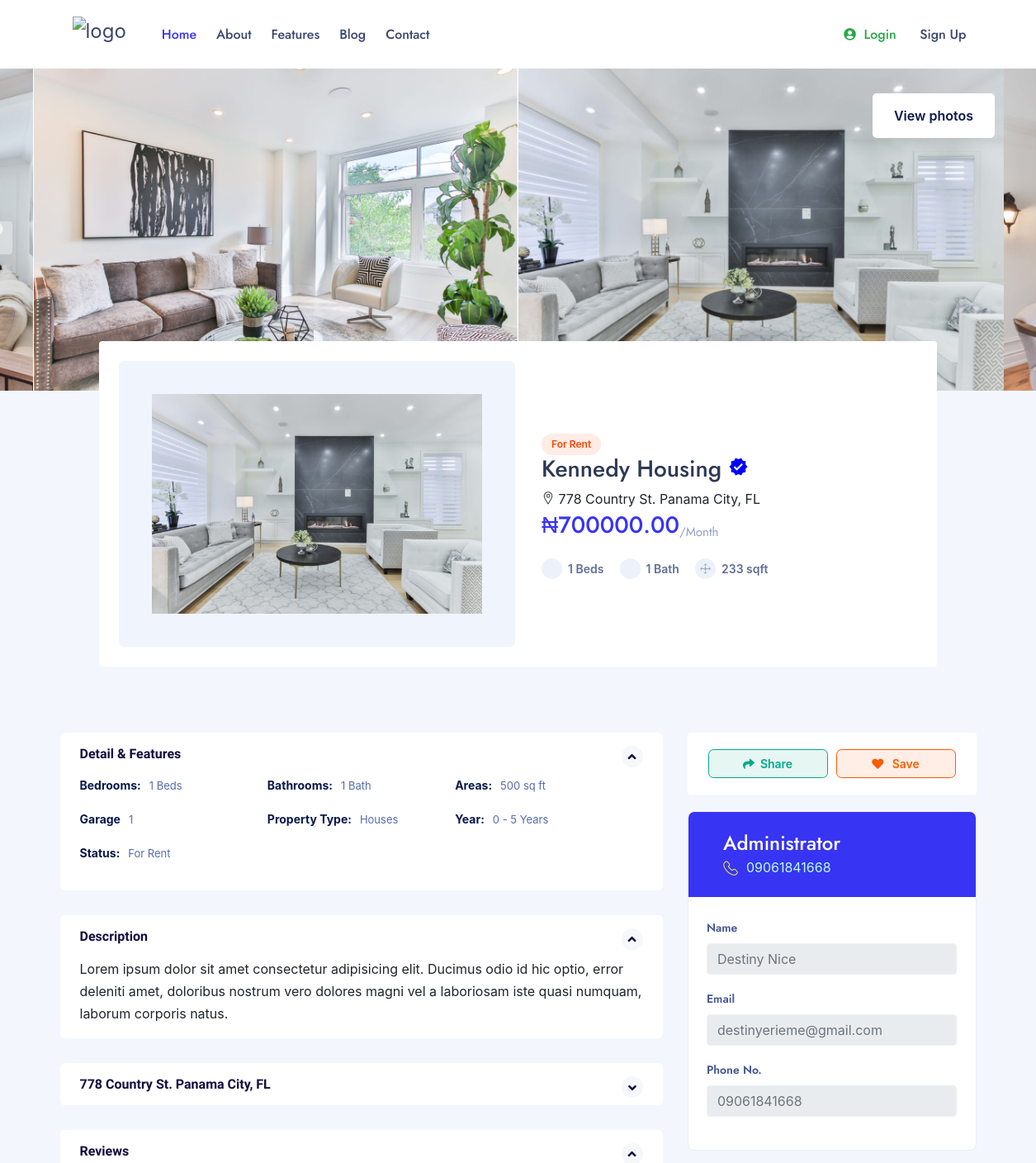
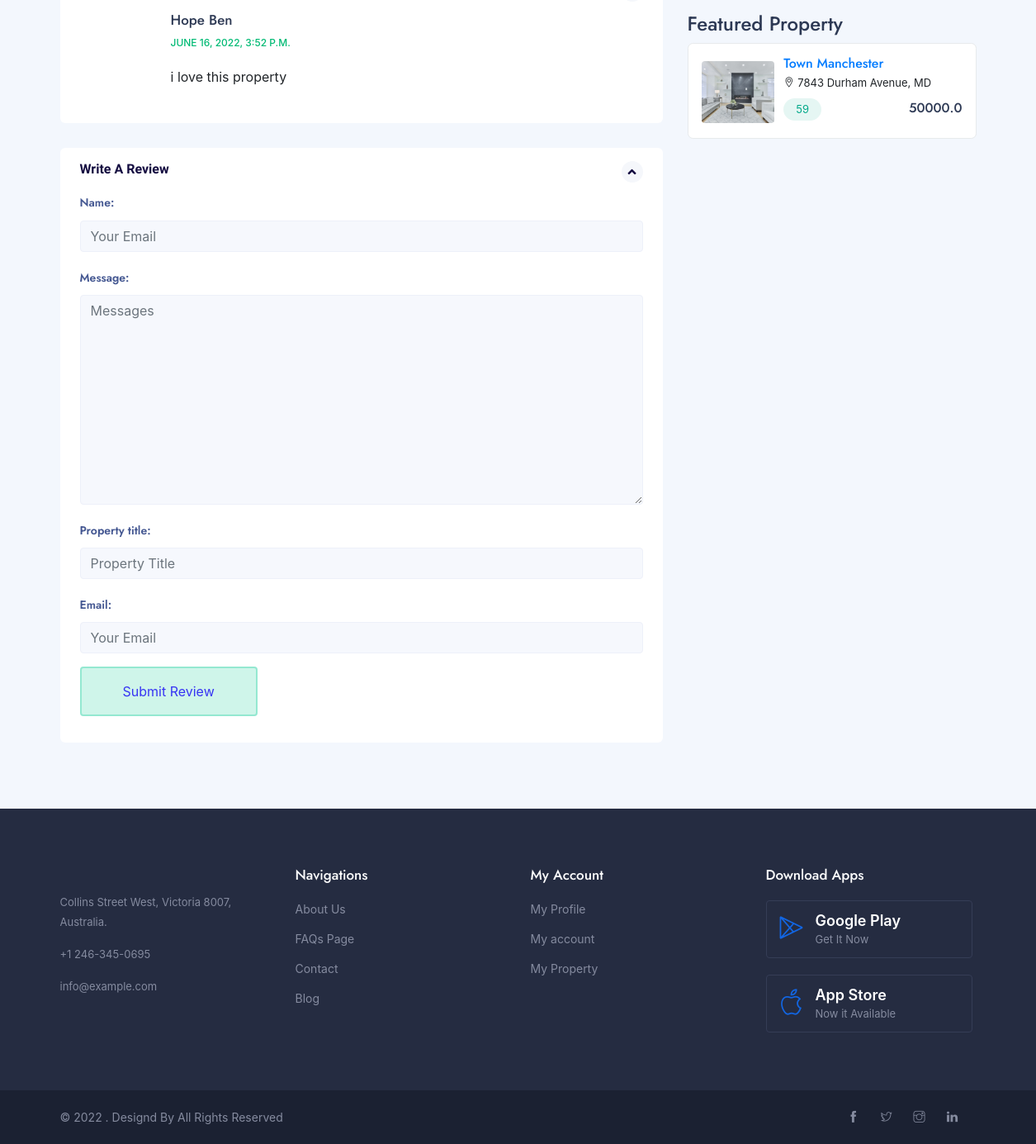
The page /property/kennedy-housing/ on the database its author committed (2 pictures, top to bottom).
### real/models.py (models this page shows, shortened)
class Listing(models.Model):
    listing_user = models.ForeignKey(CustomUser, related_name='listing_user' ,on_delete=models.CASCADE)
    title = models.CharField(max_length=225)
    status = models.CharField(max_length=225)
    property_type = models.CharField(max_length=225)
    price = models.DecimalField(max_digits=10 ,decimal_places=2)
    area = models.CharField(max_length=225)
    bedrooms = models.CharField(max_length=225)
    bathrooms = models.CharField(max_length=225)
    address = models.CharField(max_length=225)
    city = models.CharField(max_length=100)
    state = models.CharField(max_length=100)
    zipcode = models.CharField(max_length=100)
    description = models.TextField()
    building_Age = models.CharField(max_length=225 ,blank=True, null=True)
    garage = models.CharField(default=0,max_length=225 ,blank=True, null=True)
    Rooms = models.CharField(max_length=225 ,blank=True, null=True)
    sqft = models.CharField(max_length=225)
    image = models.FileField(upload_to='images/photos')
    photo_1 = models.ImageField(upload_to='images/photos', blank=True, null=True)
    photo_2 = models.ImageField(upload_to='images/photos', blank=True, null=True)
    photo_3 = models.ImageField(upload_to='images/photos', blank=True, null=True)
    list_date = models.DateTimeField(default=datetime.now, blank=True)
    is_published = models.BooleanField(default=True)
    slug = models.SlugField(default='', null=True, blank=True)

class Review(models.Model):
    review = models.ForeignKey(Listing, on_delete=models.CASCADE, related_name='reviews')
    name = models.CharField(max_length=200)
    property_title = models.CharField(max_length=200)
    email = models.EmailField()
    message = models.TextField()
    created_date = models.DateTimeField(default=timezone.now)
    approved_comment = models.BooleanField(default=False)

class CustomUser(AbstractUser):
    package_plan = (
        ('BASIC PACKAGE', 'BASIC PACKAGE'),
        ('PLATINUM PACKAGE', 'PLATINUM PACKAGE'),
        ('STANDARD PACKAGE', 'STANDARD PACKAGE'),
    )
    fullname = models.CharField(max_length=50, default='')
    usertitle = models.CharField(max_length=50, default='')
    about = models.CharField(max_length=200)
    city = models.CharField(max_length=50)
    zip = models.CharField(max_length=50)
    state = models.CharField(max_length=50)
    username = models.CharField(max_length=20,unique=True)
    phonenumber = models.CharField(max_length=15, default='', blank=True, null=True)
    facebook_link = models.CharField(max_length=50)
    is_email_verified = models.BooleanField(default=False)
    twitter_link = models.CharField(max_length=200)
    google_link = models.CharField(max_length=200)
    linkdin = models.CharField(max_length=200)
    photo = models.FileField(default='avatar.png', upload_to='images/profile_img')
    address = models.TextField()
    package=models.CharField(choices=package_plan, default='BASIC PACKAGE', max_length=100)
    created = models.DateTimeField(auto_now_add=True , null=True, blank=True)

class Featured(models.Model):
    title = models.CharField(max_length=225)
    status = models.CharField(max_length=225)
    property_type = models.CharField(max_length=225)
    price = models.FloatField()
    area = models.CharField(max_length=225)
    bedrooms = models.CharField(max_length=225)
    bathrooms = models.CharField(max_length=225)
    location = models.CharField(max_length=225)
    city = models.CharField(max_length=100)
    state = models.CharField(max_length=100)
    zipcode = models.CharField(max_length=100)
    description = models.TextField()
    building_Age = models.CharField(max_length=225 ,blank=True, null=True)
    garage = models.CharField(default=0,max_length=225 ,blank=True, null=True)
    Rooms = models.CharField(max_length=225 ,blank=True, null=True)
    sqft = models.CharField(max_length=225)
    image = models.FileField(upload_to='images/photos')
    photo_1 = models.ImageField(upload_to='images/photos', blank=True, null=True)
    photo_2 = models.ImageField(upload_to='images/photos', blank=True, null=True)
    photo_3 = models.ImageField(upload_to='images/photos', blank=True, null=True)
    contact_name = models.CharField(max_length=100)
    contact_email = models.CharField(max_length=225)
    contact_phone = models.CharField(max_length=100, blank=True , null=True, unique=True)
    list_date = models.DateTimeField(default=datetime.now, blank=True)
    is_active = models.BooleanField(default=True)
    slug = models.SlugField(default='', null=True, blank=True)

### real/views.py (the view)
# urls.py: path('property/<slug:slug>/', views.DetailsViews, name='property_details'),
def DetailsViews(request, slug):
    feature = Featured.objects.order_by('-list_date').all()[:4]
    admindetails = CustomUser.objects.filter(is_superuser=True)[:1]
    single = Listing.objects.filter(slug=slug)
    if single.exists():
        single = Listing.objects.get(slug=slug)
    else:
        return redirect("index:404")
    if request.method == 'POST':
        comment_form = ReviewForm(request.POST)
        if comment_form.is_valid():
            new_comment = comment_form.save(commit=False)
            new_comment.review = single
            new_comment.save()
        else:
            messages.error(request, comment_form.errors)
            comment_form = ReviewForm()
    else:
        comment_form = ReviewForm()
    content = {'single':single, 'feature':feature,
                'comment_form': comment_form, 'superuser':admindetails}
    return render(request, 'single-property.html', content)

### real/forms.py
class ReviewForm(forms.ModelForm):
    class Meta:
        model = Review
        fields = ('name', 'message', 'property_title', 'email')
        widgets = {
            'name': forms.TextInput(attrs={'class': 'form-control ht-80', 'placeholder':'Your Email'}),
            'property_title': forms.TextInput(attrs={'class': 'form-control', 'placeholder':'Property Title'}),
            'email': forms.EmailInput(attrs={'class': 'form-control', 'placeholder':'Your Email'}),
            'message': forms.Textarea(attrs={'class': 'form-control', 'placeholder':'Messages'}),
        }

### template/single-property.html (shortened to what this page needs)
{%  extends 'include/base.html' %}
{%  load static %}
{%  block body %}
			<div class="featured_slick_gallery gray">
				<div class="featured_slick_gallery-slide">
					<div class="featured_slick_padd">
						<a href="{{ single.image.url  }}" class="mfp-gallery">
							<img src="{{ single.image.url  }}" class="img-fluid mx-auto" alt="" />
						</a>
					</div>
					<div class="featured_slick_padd">
						<a href="{{ single.photo_1.url  }}" class="mfp-gallery">
							<img src="{{ single.photo_1.url  }}" class="img-fluid mx-auto" alt="" />
						</a>
					</div>
					<div class="featured_slick_padd">
						<a href="{{ single.photo_2.url  }}" class="mfp-gallery">
							<img src="{{ single.photo_2.url  }}" class="img-fluid mx-auto" alt="" />
						</a>
					</div>
					<div class="featured_slick_padd">
						<a href="{{ single.photo_3.url  }}" class="mfp-gallery">
							<img src="{{ single.photo_3.url  }}" class="img-fluid mx-auto" alt="" />
						</a>
					</div>
				</div>
				<a href="JavaScript:Void(0);" class="btn-view-pic top">View photos</a>
			</div>
			<section class="gray-simple rtl p-0">
				<div class="container">
					<div class="row justify-content-center">
						<div class="col-lg-11 col-md-12">
							<div class="property_block_wrap style-3">
								<div class="pbw-flex-1">
									<div class="pbw-flex-thumb">
										<img src="{{ single.image.url  }}" width="400" class="img-fluid" alt="" />
									</div>
								</div>
								<div class="pbw-flex">
									<div class="prt-detail-title-desc">
										<span class="prt-types sale">{{  single.status }}</span>
										<h3>{{  single.title  }}
											{% if single.listing_user.agent.is_approve %}
											<span class="material-icons-sharp" style="color:blue;">verified</span>
											{% else %}
											<h4></h4>
										{% endif %}
										</h3>
										<span><i class="lni-map-marker"></i> {{  single.address }}</span>
										<h3 class="prt-price-fix">&#8358;{{ single.price }}<sub>/month</sub></h3>
										<div class="list-fx-features">
											<div class="listing-card-info-icon">
												<div class="inc-fleat-icon">
												</div>{{ single.bedrooms }} Beds
											</div>
											<div class="listing-card-info-icon">
												<div class="inc-fleat-icon">
												</div>{{ single.bathrooms }} Bath
											</div>
											<div class="listing-card-info-icon">
												<div class="inc-fleat-icon">
													<img src="/static/assets/img/move.svg" width="13" alt="">
												</div>{{ single.sqft }} sqft
											</div>
										</div>
									</div>
								</div>
							</div>
						</div>
					</div>
				</div>
			</section>
			<section class="gray-simple min">
				<div class="container">
					<div class="row">
						<div class="col-lg-8 col-md-12 col-sm-12">
							<div class="property_block_wrap style-2">
								<div class="property_block_wrap_header">
									<a data-bs-toggle="collapse" data-parent="#features" data-bs-target="#clOne" aria-controls="clOne" href="javascript:void(0);" aria-expanded="false"><h4 class="property_block_title">Detail & Features</h4></a>
								</div>
								<div id="clOne" class="panel-collapse collapse show" aria-labelledby="clOne">
									<div class="block-body">
										<ul class="deatil_features">
											<li><strong>Bedrooms:</strong>{{ single.bedrooms }} Beds</li>
											<li><strong>Bathrooms:</strong>{{ single.bathrooms }} Bath</li>
											<li><strong>Areas:</strong>{{ single.area }} sq ft</li>
											<li><strong>Garage</strong>{{ single.garage }}</li>
											<li><strong>Property Type:</strong>{{ single.property_type }}</li>
											<li><strong>Year:</strong>{{  single.building_Age }}</li>
											<li><strong>Status:</strong>{{  single.status }}</li>
										</ul>
									</div>
								</div>
							</div>
							<div class="property_block_wrap style-2">
								<div class="property_block_wrap_header">
									<a data-bs-toggle="collapse" data-parent="#dsrp" data-bs-target="#clTwo" aria-controls="clTwo" href="javascript:void(0);" aria-expanded="true"><h4 class="property_block_title">Description</h4></a>
								</div>
								<div id="clTwo" class="panel-collapse collapse show">
									<div class="block-body">
										{{ single.description }}
									</div>
								</div>
							</div>
							<div class="property_block_wrap style-2">
								<div class="property_block_wrap_header">
									<a data-bs-toggle="collapse" data-parent="#loca"  data-bs-target="#clSix"
									aria-controls="clSix" href="javascript:void(0);" aria-expanded="true" class="collapsed">
									<h4 class="property_block_title">{{  single.address }}</h4></a>
								</div>
							</div>
							<div class="property_block_wrap style-2">
								<div class="property_block_wrap_header">
									<a data-bs-toggle="collapse" data-parent="#rev"  data-bs-target="#clEight" a
									ria-controls="clEight" href="javascript:void(0);" aria-expanded="true">
									<h4 class="property_block_title">{{ reviews.count }} Reviews</h4></a>
								</div>
								<div id="clEight" class="panel-collapse collapse show">
									<div class="block-body">
										<div class="author-review">
											<div class="comment-list">
												<ul>
													<li class="article_comments_wrap">
														<article>
															{%  if user.is_authenticated %}
															<div class="article_comments_thumb">
																<img src="{{  user.photo.url }}" alt="">
															</div>
															{% else %}
															<div class="article_comments_thumb">
															</div>
															{% endif %}
															{%  if not single.reviews.all %}
															    <p>No Reviews Yet...</p>
														        {% else %}
																{% for view in single.reviews.all %}
															<div class="comment-details">
																<div class="comment-meta">
																	<div class="comment-left-meta">
																		<h4 class="author-name">{{ view.name  }}</h4>
																		<div class="comment-date">{{  view.created_date }}</div>
																	</div>
																</div>
																<div class="comment-text">
																	<p>
																		{{  view.message  }}
																	</p>
																</div>
															</div>
															{% endfor %}
															{% endif %}
														</article>
													</li>
												</ul>
											</div>
										</div>
									</div>
								</div>
							</div>
							<div class="property_block_wrap style-2">
								<div class="property_block_wrap_header">
									<a data-bs-toggle="collapse" data-parent="#comment"
									 data-bs-target="#clTen" aria-controls="clTen" href="javascript:void(0);"
									 aria-expanded="true"><h4 class="property_block_title">Write a Review</h4></a>
								</div>
								<div id="clTen" class="panel-collapse collapse show">
									<div class="block-body">
										<form class="simple-form" method="post">
											<div class="row">
												<div class="col-lg-12 col-md-12 col-sm-12">
													<div class="form-group">
														{{ comment_form.as_p }}
													</div>
												</div>
												<div class="col-lg-12 col-md-12 col-sm-12">
													<div class="form-group">
														<button class="btn btn-theme-light-2 rounded" type="submit">Submit Review</button>
													</div>
												</div>
											</div>
										</form>
									</div>
								</div>
							</div>
						</div>
						<div class="col-lg-4 col-md-12 col-sm-12">
							<div class="like_share_wrap b-0">
								<ul class="like_share_list">
									<li>
										<a href="JavaScript:Void(0);" class="btn btn-likes" data-toggle="tooltip" data-original-title="Share">
											<i class="fas fa-share"></i>Share</a>
										</li>
									<li>
										<a href="{%  url 'index:add_book_list' single.id  %}" class="btn btn-likes" data-toggle="tooltip" data-original-title="Save">
											<i class="fas fa-heart"></i>
											Save
										</a>
									</li>
								</ul>
							</div>
							<div class="details-sidebar">
								<div class="sides-widget">
                                    {%  for i in superuser %}
									<div class="sides-widget-header">
										<div class="sides-widget-details">
											<h4><a href="#">{{  i.username }}</a></h4>
											<span><i class="lni-phone-handset"></i>{{  i.phonenumber }}</span>
										</div>
									</div>
									<div class="sides-widget-body simple-form">
										<div class="form-group">
											<label>Name</label>
											<input type="text" class="form-control" disabled placeholder="{{  i.fullname }}">
										</div>
										<div class="form-group">
											<label>Email</label>
											<input type="text" class="form-control" disabled placeholder="{{  i.email }}">
										</div>
										<div class="form-group">
											<label>Phone No.</label>
											<input type="text" class="form-control" disabled placeholder="{{  i.phonenumber }}">
										</div>
									</div>
									{%  endfor %}
								</div>
								<div class="sidebar-widgets">
									<h4>Featured Property</h4>
									<div class="sidebar_featured_property">
										{%  for i in feature %}
										<div class="sides_list_property">
											<div class="sides_list_property_thumb">
												<img src="{{   i.image.url  }}" class="img-fluid" alt="">
											</div>
											<div class="sides_list_property_detail">
												<h4><a href="{%  url 'index:property_detai' i.slug %}">{{ i.title }}</a></h4>
												<span><i class="ti-location-pin"></i>{{  i.location }}</span>
												<div class="lists_property_price">
													<div class="lists_property_types">
														<div class="property_types_vlix sale">{{ i.status }}</div>
													</div>
													<div class="lists_property_price_value">
														<h4>{{ i.price }}</h4>
													</div>
												</div>
											</div>
										</div>
										{% endfor  %}
									</div>
								</div>
							</div>
						</div>
					</div>
				</div>
			</section>
{%  endblock  %}

### rows shown on the page
Listing: image (picture), photo_1 (picture), photo_2 (picture), photo_3 (picture), status "For Rent", title "Kennedy Housing", address "778 Country St. Panama City, FL", price "700000.00", bedrooms "1", bathrooms "1", sqft "233", area "500", garage "1", property_type "Houses", building_Age "0 - 5 Years", description "Lorem ipsum dolor sit amet consectetur adipisicing elit. Ducimus odio id hic optio, error deleniti amet, doloribus nostrum vero dolores magni vel a laboriosam iste quasi numquam, laborum corporis natus."
Review: name "Hope Ben", created_date "JUNE 16, 2022, 3:52 P.M.", message "i love this property"
CustomUser: username "Administrator", phonenumber "09061841668", fullname "Destiny Nice", email "destinyerieme@gmail.com"
Featured: image (picture), title "Town Manchester", location "7843 Durham Avenue, MD", status "59", price "50000.0"
